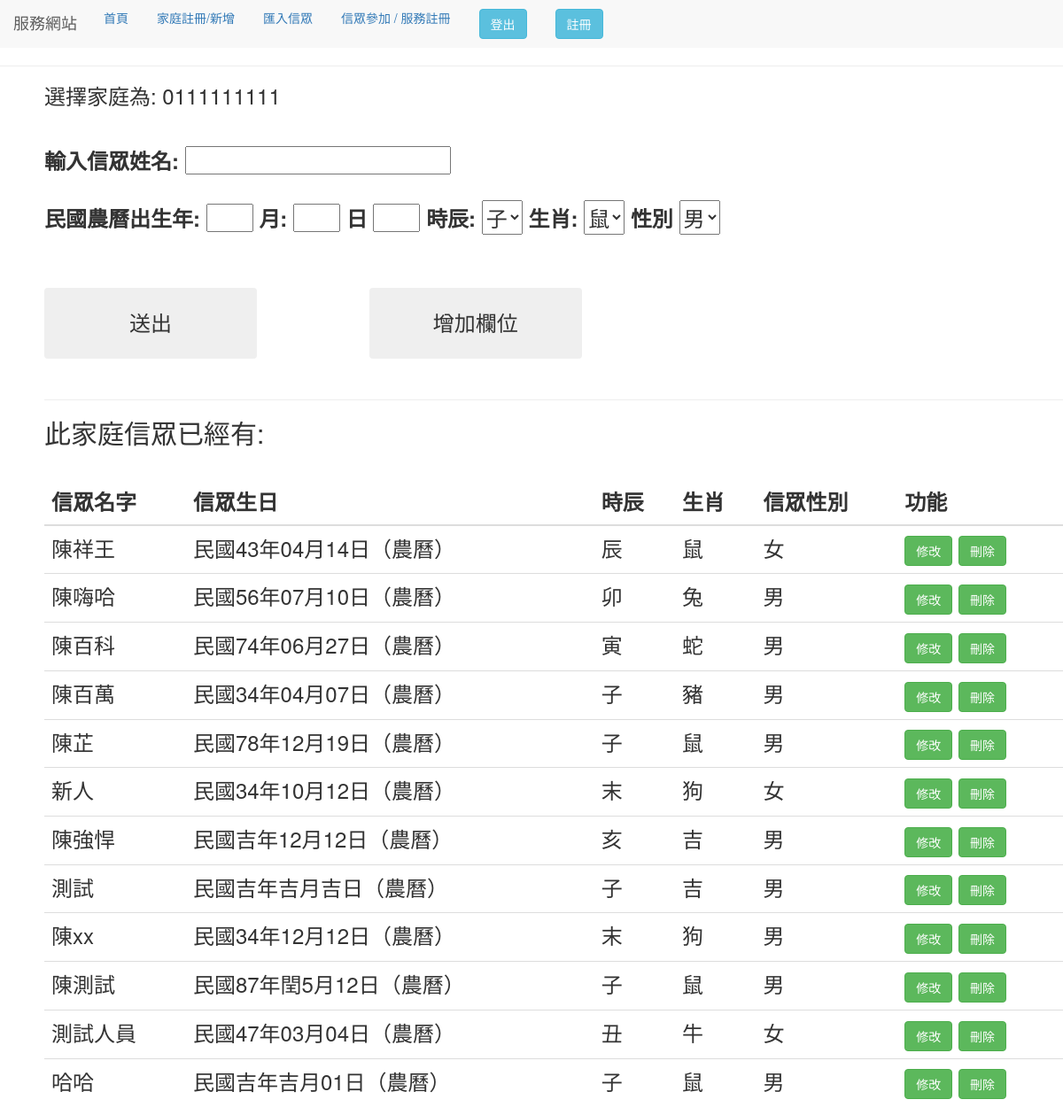
/home/38 (signed in), run on an earlier commit of the app's database.
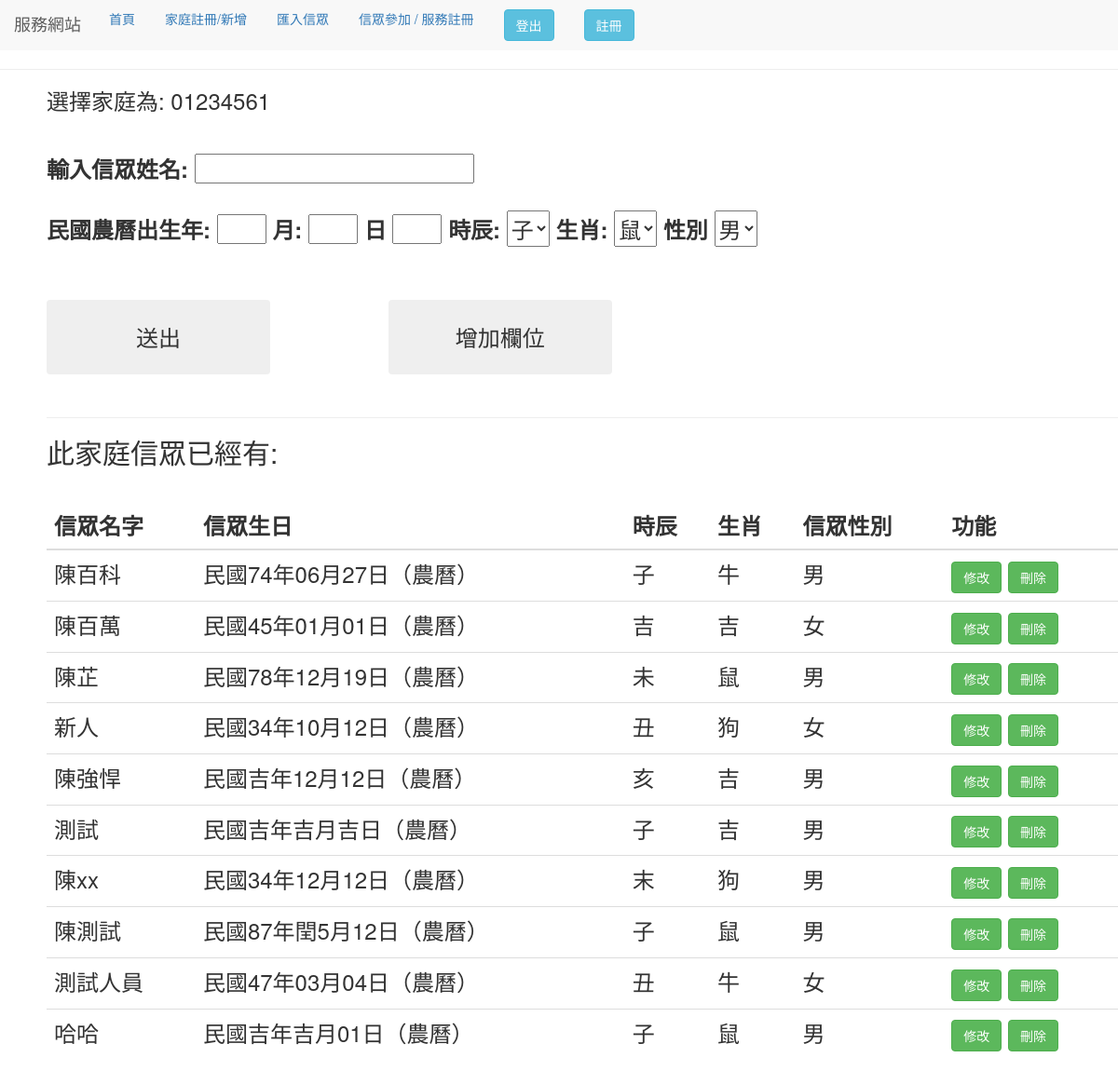
And on a later commit of the database.
### use_app/models.py (models this page shows)
class Home(models.Model):
    address = models.CharField(verbose_name='地址', max_length=100)
    home_phone = models.CharField(verbose_name='家庭電話', max_length=100)
    class Meta:
        verbose_name_plural = '家庭資料庫'

class People_data(models.Model):
    name = models.CharField(verbose_name='輸入姓名', max_length=10)
    birthday = models.CharField(verbose_name='西元生日',
                                max_length=20)  # default = timezone.now
    time = models.CharField(max_length=5)
    animal = models.CharField(max_length=3)
    gender = models.CharField(verbose_name='性別',
                              max_length=32,
                              choices=(('male', '男'), ('female', '女')),
                              default="男")
    home_id = models.CharField(max_length=10)
    class Meta:
        verbose_name_plural = '香客資料庫'

### use_app/views.py (the view, shortened to what this page needs)
# urls.py: path("home/<int:pk>",views.people_form,name= "home"),
@login_required(login_url='/use_login')
def people_form(request, pk):
    form = peopleform(request.POST or None)
    fix_form = fix_peopleform(None)
    x_try = Home.objects.get(pk=pk).home_phone
    title_one = "信眾名字"
    title_two = "信眾生日"
    title_three = "信眾性別"
    get_x = "此家庭信眾"
    people_all = People_data.objects.filter(home_id=pk)
    context = locals()
    return render(request, "people_add.html", context)

### use_app/views.py (called while the page is built)
@django.template.defaulttags.register.filter
def BeautifyDateStr(value):
    arr = value.split("-")
    try:
        year = int(arr[0])
    except:
        year = arr[0]
    try:
        month = int(arr[1])
        month = '0' + str(month) if month < 10 else month
    except:
        month = arr[1]
    try:
        day = int(arr[2])
        day = '0' + str(day) if day < 10 else day
    except:
        day = arr[2]
    return "民國" + str(year) + "年" + str(month) + "月" + str(day) + "日（農曆）"

### templates/people_add.html (shortened to what this page needs)
{% extends "base.html" %} {% block title %} 表單 {% endblock %} {% block form %}
<head>
    <link rel="stylesheet" href="//code.jquery.com/ui/1.12.1/themes/base/jquery-ui.css">
</head>
<body>
    <div style="margin-left:50px;">
        <form method='POST' enctype="multipart/form-data">
            {% csrf_token %} 選擇家庭為: {{x_try}} <br>
            <br>
            <div id="use" style="margin-bottom:5vmin">
                <label for="id_name" style="margin-top:20px">輸入信眾姓名:</label>
                {{ form.name }}
                <br><br>
                <label for="id_birthday_y">民國農曆出生年: </label>
                {{form.birthday_y}}
                <label for="id_birthday_m">月:</label>
                {{form.birthday_m}}
                <label for="id_birthday_d">日</label>
                {{form.birthday_d}}
                <label for="id_time">時辰:</label>
                {{form.time}}
                <label for="id_animal">生肖:</label>
                {{form.animal}}
                <label for="id_x_gender">性別</label>
                {{form.gender}}
            </div>
            <div style="margin-top:50px">
                <input style="width:20vw;height: 10vh;font-size:100%;" class="btn btn-outline-dark" type="submit"
                    value="送出" />
                <button type="button" style="width:20vw;height: 10vh;font-size:100%; margin-left:10vw;"
                    class=" btn btn-outline-dark" onclick="ShowMeDate()">增加欄位</button>
            </div>
        </form>
        <br>
        <hr>
        <h2>{{ get_x }}已經有:</h2>
        {% if people_all %}
        <br>
        <table class="table">
            <thead>
                <tr>
                    <th scope="col">{{title_one}}</th>
                    <th scope="col">{{title_two}}</th>
                    <th scope="col">時辰</th>
                    <th scope="col">生肖</th>
                    <th scope="col">{{title_three}}</th>
                    <th scope="col">功能</th>
            </thead>
            <tbody>
                {% for c in people_all %}
                <tr>
                    <td id={{c.name}}> {{ c.name }} </td>
                    <td id={{c.name}}{{c.birthday}}>{{c.birthday|BeautifyDateStr}}</td>
                    <td>{{c.time}}</td>
                    <td id={{c.animal}}> {{ c.animal }} </td>
                    {% if c.gender == "female" %}
                    <td id={{c.name}}{{c.gender}}> 女 </td>
                    {% else %}
                    <td id={{c.name}}{{c.gender}}> 男 </td>
                    {% endif %}
                    <td>
                        <button class="btn btn-success fix"
                            value="{{c.name}}/{{c.gender}}/{{c.birthday}}/{{c.home_id}}/{{c.time}}/{{c.animal}}">
                            修改</button>
                        <a href="home_del/{{c.home_id}}/{{c.pk}}"> <button class="btn btn-success del"
                                value="{{c.home_id}}▲{{c.name}}"> 刪除</button> </a>
                    </td>
                </tr>
                {% endfor %}
            </tbody>
        </table>
        {% else %}
        <p>無資料</p>
        {% endif %}
    </div>
</body>
{% endblock %}

### templates/base.html (shortened to what this page needs)
<!DOCTYPE html>
<html>
<head>
</head>
<body>
    {% include 'header.html'%}
    <h3> {% block message%} {% endblock %}
        <hr> {% block form %} {% endblock %} {% block try%} {% endblock %}
</body>
</html>

### templates/header.html (shortened to what this page needs)
<head>
  <link rel="stylesheet" href="http://maxcdn.bootstrapcdn.com/bootstrap/3.3.4/css/bootstrap.min.css">
<body>
  <nav class="nav navbar-default">
    <ul class="nav nav-pills nav-fill">
      <div class="navbar-header" >
        <a class="navbar-brand" href="#">服務網站</a>
      </div>
      <li><a href="/ ">首頁</a></li>
      <li><a href="/home_register">家庭註冊/新增</a></li>
      <li><a href="/csv_add">匯入信眾</a></li>
      <li><a href="/join_activity">信眾參加 / 服務註冊</a></li>
     <li> {% if request.user.is_authenticated %}
      <a href="logout" style="text-decoration:none;"><button class="btn btn-info">登出</button> </a>
      {% else %}
      <a href="use_login" style="text-decoration:none;"><button class="btn btn-info">登入</button> </a>
      {% endif %}</li>
      <li>  <a href="register" style="text-decoration:none;"><button class="btn btn-info">註冊</button> </a></li>
    </ul>
  </nav>
</body>
</head>

What changed in the data, as far as the page shows it:
removed People_data: name "陳祥王", birthday|BeautifyDateStr "民國43年04月14日（農曆）", time "辰", animal "鼠"
removed People_data: name "陳嗨哈", birthday|BeautifyDateStr "民國56年07月10日（農曆）", time "卯", animal "兔"
changed Home: home_phone "0111111111" → "01234561"
changed People_data "陳百科": time "寅" → "子"; animal "蛇" → "牛"
changed People_data "陳百萬": birthday|BeautifyDateStr "民國34年04月07日（農曆）" → "民國45年01月01日（農曆）"; time "子" → "吉"; animal "豬" → "吉"; gender "男" → "女"
changed People_data "陳芷": time "子" → "未"
changed People_data "新人": time "末" → "丑"
